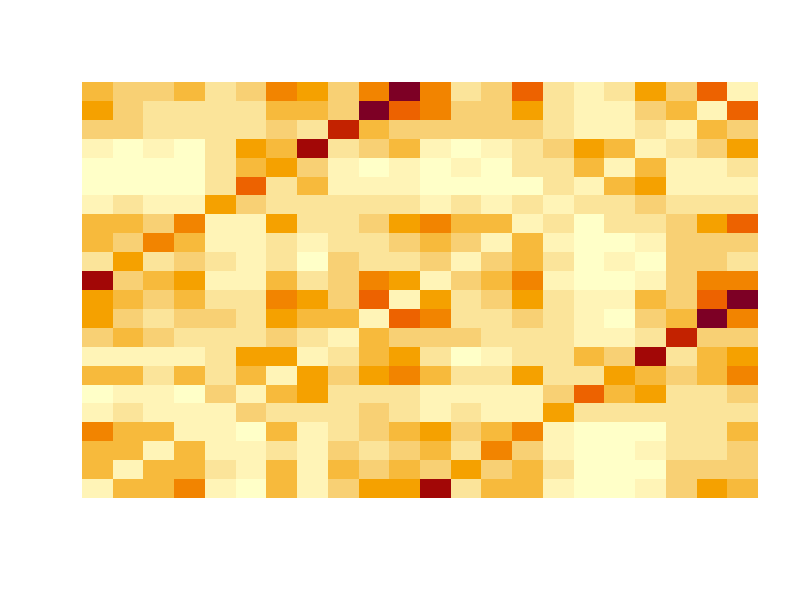
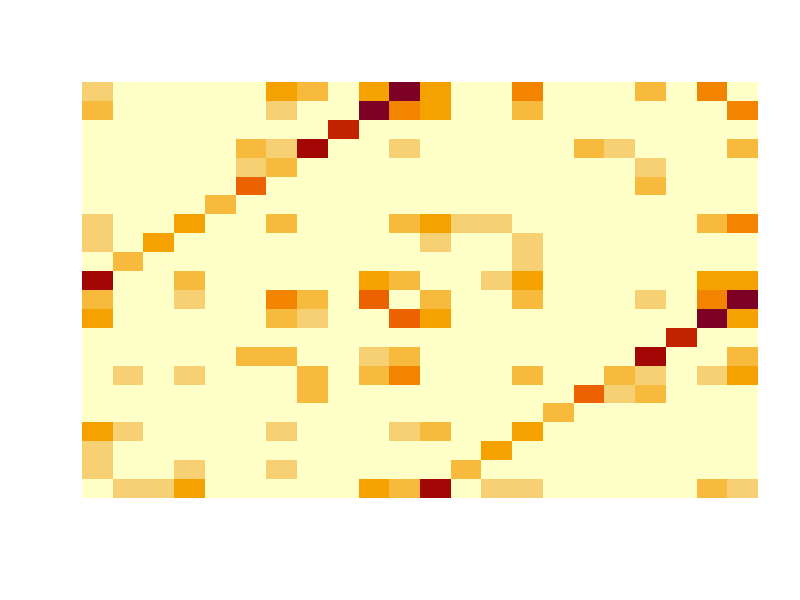
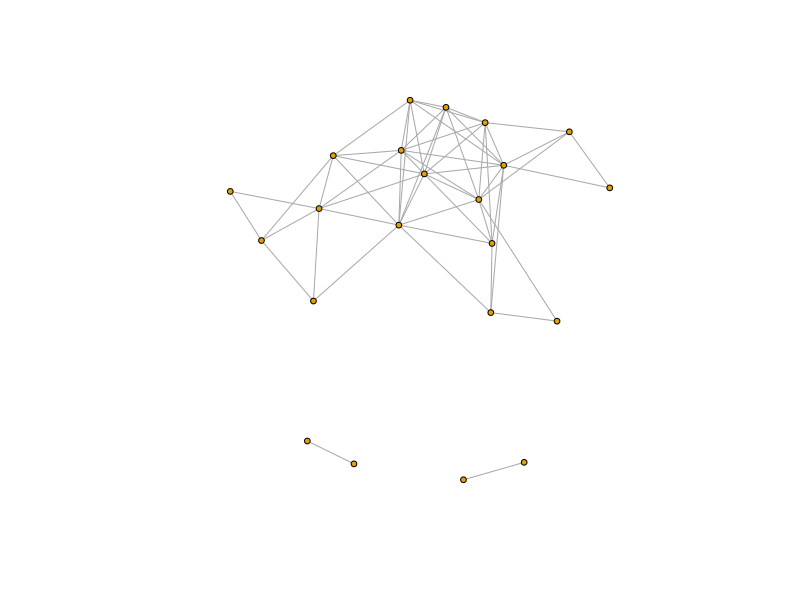
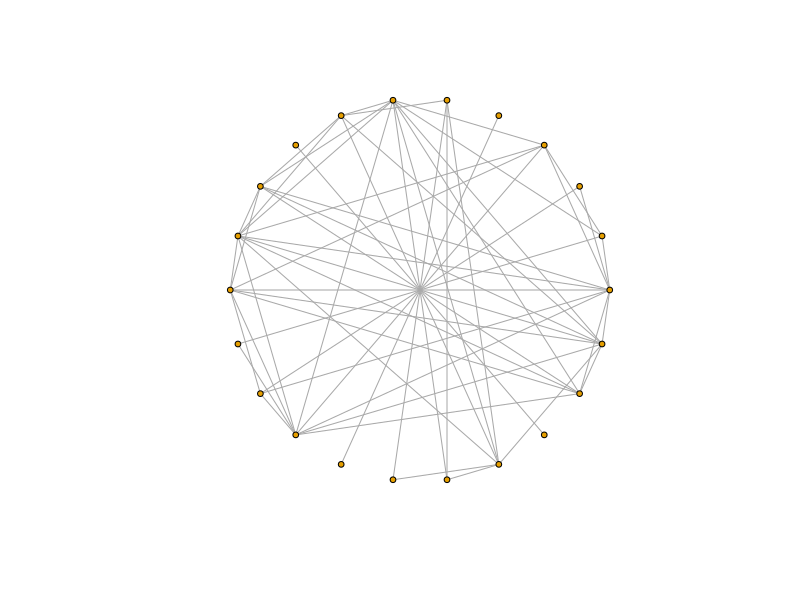
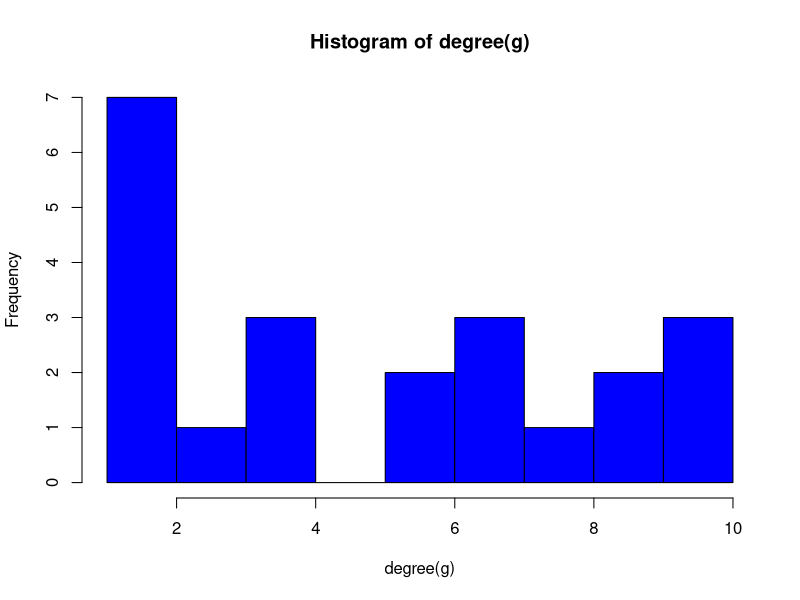
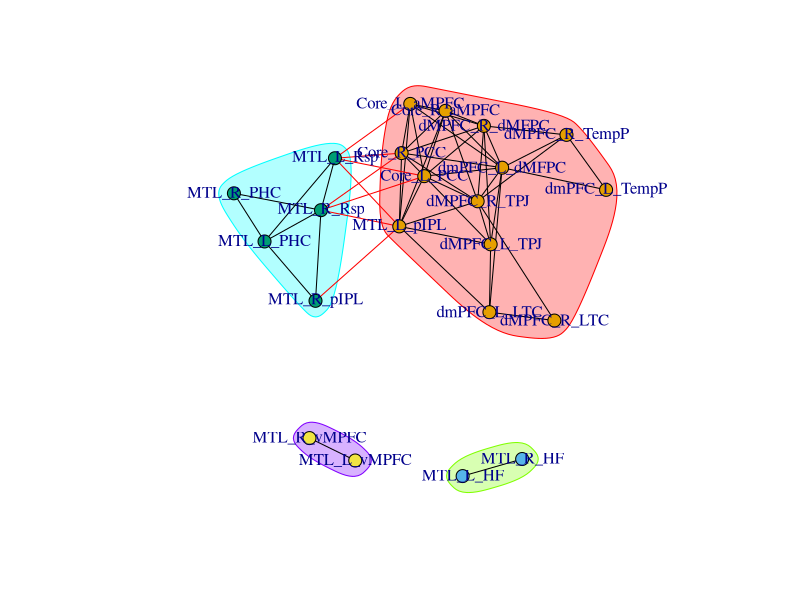
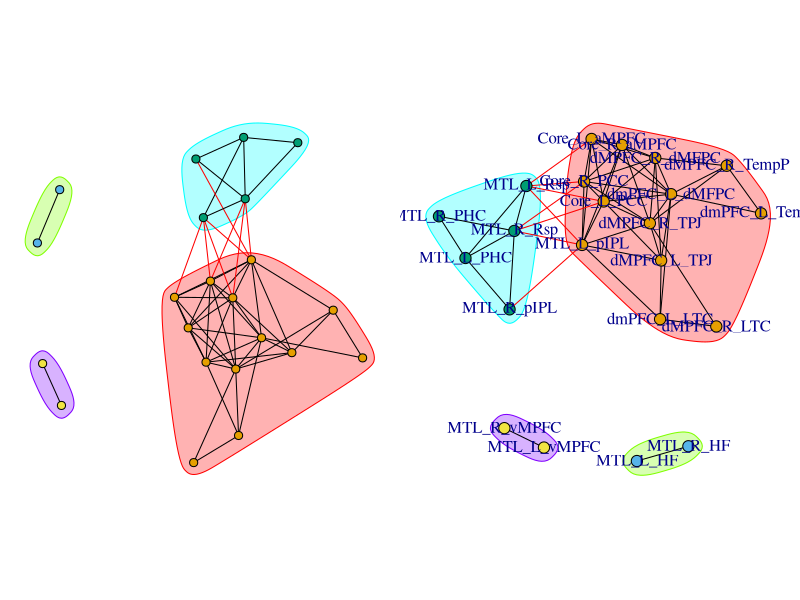
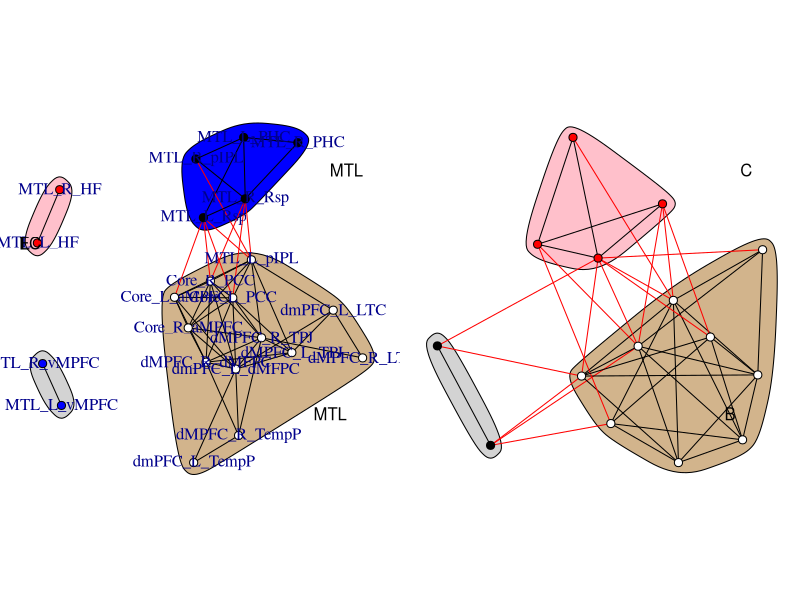

These charts were generated, in order, by the following R code:
## ---- chunk 1
rm(list=ls(all=TRUE))

library(igraph)	#graph analyses
# library(rgl)	#3D plotting
library(ggplot2)  #Advanced plotting package
## ---- chunk 2
fcon_matrix <- read.csv("../data/AndrewsHanna_Buckner98_correlationData_ROInamesShortened.csv", header=TRUE, sep = ",", row.names=1)  
roinames = data.frame(row.names(fcon_matrix))
names(roinames) <- c("roiname")
## ---- chunk 3
# remove all perfect correlations between each node and itself
fcon_matrix_preproc = replace(fcon_matrix,fcon_matrix=="Inf",0)

# remove all negative correlations
# fcon_matrix_preproc = replace(fcon_matrix_preproc, fcon_matrix_preproc<0,0)

# remove all nonexistent correlations
fcon_matrix_preproc = replace(fcon_matrix_preproc, fcon_matrix_preproc=="NaN",0)
## ---- chunk 4
# make dataframe into a matrix object
m = as.matrix(fcon_matrix_preproc)

# check matrix dimensions (should be equal)
dim(m)

# visualize matrix
image(m, useRaster=TRUE, axes=FALSE)
## ---- chunk 5
# create graph of the matrix
g = graph.adjacency(m, mode="undirected", weighted=TRUE)

# decide threshold at which matrix density is below 15%

threshold = 0	#starting threshold for iteration
density = graph.density(g) 
while (density>.25){     # Midnight Scan Club used 1.25%
  threshold = threshold + .001
  fcon_matrix_preproc = replace(fcon_matrix_preproc, abs(fcon_matrix_preproc)<threshold, 0)
  m = as.matrix(fcon_matrix_preproc)
  g = graph.adjacency(m, mode="undirected", weighted=TRUE)
  density = graph.density(g)
 }
 
print(paste("At density", density, "the correlation threshold is", threshold))

# visualize thresholded matrix
image(m, useRaster=TRUE, axes=FALSE)
## ---- chunk 6
# name vertices with roi names from file
# V(g)$name = roinames$roiname # This is the offending line, it does not appear to be doing what you expect.

# make graph (Fruchterman-Reingold force-directed layout)
lg = layout_with_fr(g)
plot(g, vertex.size=3, vertex.label=NA, layout=lg)

# make circle graph
plot(g, vertex.size=3, vertex.label=NA, layout=layout_in_circle)

# make a 3D graph (need MNI coordinates)
#roiCoords <- read.csv("/Volumes/vosslabhpc/TemporarySharing/ARD/AH_Corr_Data_Nov1/GraphTheory/AHseedingROIlist_coords.csv", header=TRUE, sep = ",") 
#rglplot(g,vertex.size=7,vertex.label=NA,layout=roiCoords)
## ---- chunk 7
##Make a degree histogram
hist(degree(g),col="blue",breaks=max(degree(g)))
## ---- chunk 8
# use infomap to get modules
c2 = cluster_infomap(g, e.weights = NULL, v.weights = NULL,
  nb.trials = 100, modularity = TRUE)
length(c2)
print(c2)

# calculate modularity 
# uses Clauset, Newman & Moore (2004) algorithm to calculate Q
modularity(c2)
## ---- chunk 9
# make graph with modules outlined by sub-groups, same F-R layout as above
plot(c2, g, vertex.size=7, vertex.label=roinames[,1], layout=lg)
## ---- chunk 10
# Plot
par(mfrow=c(1,2), mar=rep(1,4))
layout <-layout.fruchterman.reingold(g)
plot(c2, g, layout=layout, vertex.label=NA, vertex.size=5,  edge.arrow.size=.2)

plot(c2, g, vertex.size=7, vertex.label=roinames[,1], layout=lg)


# Change colors of nodes, polygons, and polygon borders
new_cols <- c("white", "red", "black", "blue")[membership(c2)]
plot(c2, g, col=new_cols, mark.border="black", mark.col=c("tan", "pink", "blue", "lightgray"), 
    layout=layout, vertex.label=roinames[,1], vertex.size=5, edge.arrow.size=.2)

# Add labels
# JK: the first vector is the x coordinates and the 2nd is the y coordinates, modify as necessary.
text(c(-1.15, 0.8, 0.9), c(0.35, -0.7, 0.8), c("dmPFC", "MTL", "MTL", "MTL"))
## ---- chunk 11
# Generate random graph and community structure
set.seed(23)
g2 <- sample_gnm(15, 45)
wc2 <- walktrap.community(g2)

# Plot
# par(mfrow=c(1,2), mar=rep(1,4))
layout2 <-layout.fruchterman.reingold(g2)
# plot(wc2, g2, layout=layout2, vertex.label=NA, vertex.size=5,  edge.arrow.size=.2)

# Change colors of nodes, polygons, and polygon borders
new_cols2 <- c("white", "red", "black")[membership(wc2)]
plot(wc2, g2, col=new_cols2, mark.border="black", mark.col=c("tan", "pink", "lightgray"), 
    layout=layout2, vertex.label=NA, vertex.size=5, edge.arrow.size=.2)

# Add labels
text(c(-1.15, 0.8, 0.9), c(0.35, -0.7, 0.8), c("A", "B", "C"))
